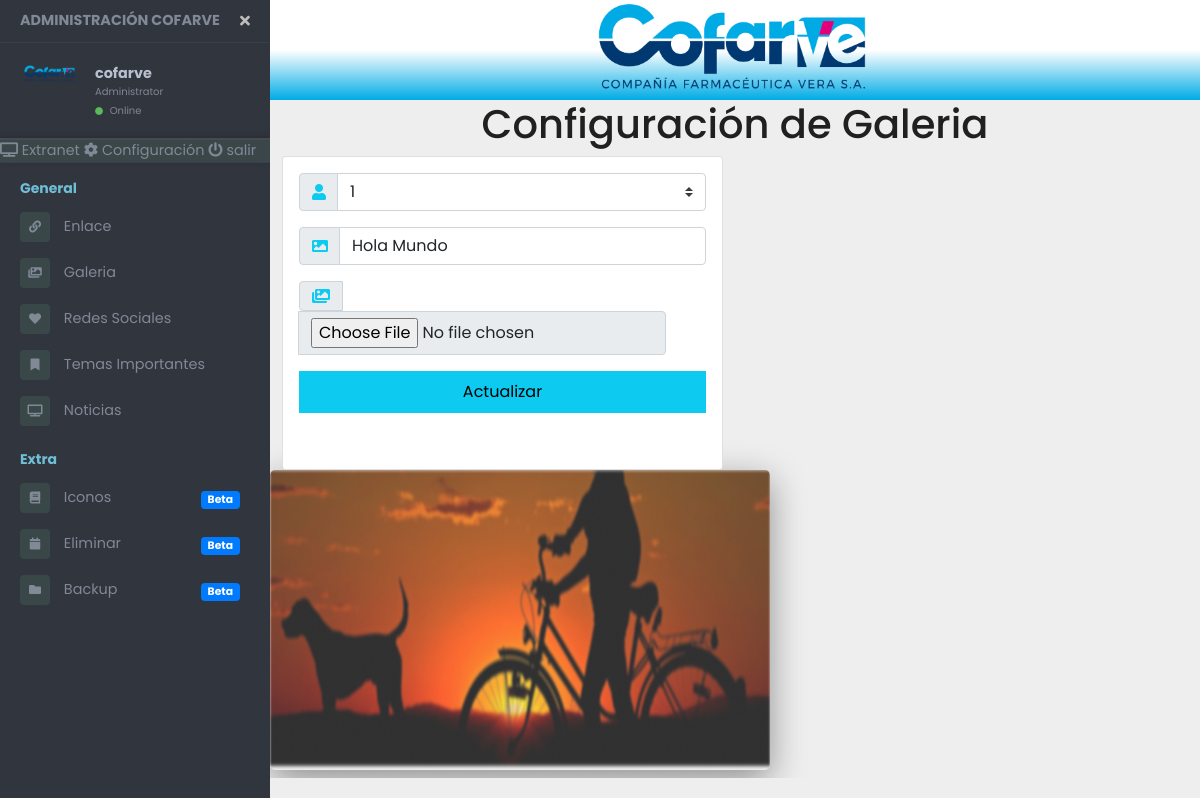
Screenshot of /galeria/update/1 (signed in) with the database file from the repository.
### blog/models.py (models this page shows, shortened)
class Galeria(models.Model):
    id = models.AutoField(primary_key=True)
    imageX = models.FileField(upload_to='imagenes', max_length=254, blank=True)
    descripcion= models.CharField(max_length=300, blank=True)
    state = models.BooleanField(default=False)

### blog/views/viewGaleria.py (the view, shortened to what this page needs)
# urls.py: path('galeria/update/<int:id>', login_required(viewGaleria.updateimage), name="updateimg"),
def updateimage(request, id):  #this function is called when update data
    form = Galeria.objects.get(id=id)
    context = {'form':form}
    return render(request, 'galeriaUpdate.html', context)

### public/templates/galeriaUpdate.html (shortened to what this page needs)
{% extends 'encabezado2.html' %}
{% load static %}
    {% block estilos %}
<link rel="stylesheet" href='{% static "./css/GaleriaStyle.css" %}'>
    {% endblock estilos %}
    {% block cuerpo %}
<h1>Configuración de Galeria <h1>
<div class="container">
<div class="row justify-content-rigth ">
	<div class="col-12 col-md-8 col-lg-6 pb-0">
                    <form action="" method="POST"  enctype="multipart/form-data">
                        <div class="card">
                            <div class="card-body p-3">
                                <div class="form-group">
                                    <div class="input-group mb-2">
                                        <div class="input-group-prepend">
                                            <div class="input-group-text"><i class="fa fa-user text-info"></i></div>
                                        </div>
                                        <select class="browser-default custom-select form-control">
                                            <option value="" class="datosFiltros" id="filtro ">1</option>
                                          </select>
                                    </div>
                                </div>
                                                          <div class="form-group">
                                    <div class="input-group mb-2">
                                        <div class="input-group-prepend">
                                            <div class="input-group-text"><i class="fa fa-image text-info"></i></div>
                                        </div>
                                        <input type="text" class="form-control" id="identificador" name="{{form.descripcion.name}}" value="{{form.descripcion}}" placeholder="Descripción" required>
                                    </div>
                                </div>
                                <div class="form-group">
                                    <div class="input-group mb-2">
                                        <div class="input-group-prepend">
                                            <div class="input-group-text"><i class="fa fa-images text-info"></i></div>
                                        </div>
                                            <input class="input-group-text" type="file" name="{{form.imageX.name}}" id="id_imageX">
                                    </div>
                                </div>
                                <div class="text-center">
                                    <input type="submit" value="Actualizar" class="btn btn-info btn-block rounded-0 py-2">
                                </div>
                            </div>
                        </div>
                    </form>
                </div>
               <div class="lightbox-gallery caja-image">
            <img src="/media/{{form.imageX}}" data-image-hd="/media/{{form.imageX}}" class="imagen"  alt="{{form.descripcion}}">
        </div>
	</div>
</div>
    {% endblock cuerpo %}

### public/templates/encabezado2.html (shortened to what this page needs)
{% load static %}
<link href="//maxcdn.bootstrapcdn.com/bootstrap/4.0.0/css/bootstrap.min.css" rel="stylesheet" id="bootstrap-css">
<!DOCTYPE html>
<html lang="en">
<head>
    <link rel="stylesheet" href="https://maxcdn.bootstrapcdn.com/bootstrap/4.0.0/css/bootstrap.min.css"
>
        <link href="https://cdn.jsdelivr.net/npm/bootstrap@5.1.3/dist/css/bootstrap.min.css" rel="stylesheet">
    <link rel="stylesheet" href='{% static "./../static/css/encabezado2.css" %}'>
    <link rel="stylesheet" href="https://cdn.jsdelivr.net/npm/boxicons@latest/css/boxicons.min.css" />
    <link rel="stylesheet" href='{% static "./css/styleAdmin.css" %}'>
    <link href="https://use.fontawesome.com/releases/v5.0.6/css/all.css" rel="stylesheet">
  {% block estilos %}
  {% endblock estilos %}
</head>
<body>
<div class="page-wrapper chiller-theme toggled">
  <nav id="sidebar" class="sidebar-wrapper">
    <div class="sidebar-content">
      <div class="sidebar-brand">
        <a href="/administrador">Administración Cofarve</a>
        <div id="close-sidebar">
          <i class="fas fa-times"></i>
        </div>
      </div>
      <div class="sidebar-header">
        <div class="user-pic">
          <img class="img-responsive img-rounded" src='{% static "./../static/img/cofarve.png" %}'  alt="User picture">
        </div>
        <div class="user-info">
          <span class="user-name">
            <strong>{{ user.username }}</strong>
          </span>
          <span class="user-role">Administrator</span>
          <span class="user-status">
            <i class="fa fa-circle"></i>
            <span>Online</span>
          </span>
        </div>
      </div>
      <div class="sidebar-brand2 ">
        <a href="/" target="_blank">
          <i class="fa fa-tv"> </i>
      Extranet
        </a>
        <a href="#" >
          <i class="fa fa-cog"></i>
           Configuración
        </a>
        <a href=""  data-toggle="modal" data-target="#ModalSalir"
        id="btnSubmenuid"  >
          <i class="fa fa-power-off"> </i>
          salir
        </a>
      </div>
      <div class="sidebar-menu">
        <ul>
          <li class="header-menu">
            <span>General</span>
          </li>
          <li>
            <a href="/administrador">
              <i class="fa fa-link"></i>
              <span>Enlace</span>
            </a>
          </li>
          <li >
            <a href="/galeria">
              <i class="fa fa-images"></i>
              <span>Galeria</span>
            </a>
          </li>
          <li class="">
            <a href="/redes-sociales">
              <i class="fa fa-heart"></i>
              <span>Redes Sociales</span>
            </a>
          </li>
          <li class="">
            <a href="/temas-importantes">
              <i class="fa fa-bookmark"></i>
              <span>Temas Importantes</span>
            </a>
          </li>
          <li class="">
            <a href="/noticias">
              <i class="fa fa-tv"></i>
              <span>Noticias</span>
            </a>
          </li>
          <li class="header-menu">
            <span>Extra</span>
          </li>
          <li>
            <a href="#">
              <i class="fa fa-book"></i>
              <span>Iconos</span>
              <span class="badge badge-pill badge-primary">Beta</span>
            </a>
          </li>
          <li>
            <a href="#">
              <i class="fa fa-calendar"></i>
              <span>Eliminar</span>
              <span class="badge badge-pill badge-primary">Beta</span>
            </a>
          </li>
          <li>
            <a href="#">
              <i class="fa fa-folder"></i>
              <span>Backup</span>
              <span class="badge badge-pill badge-primary">Beta</span>
            </a>
          </li>
        </ul>
      </div>
    </div>
  </nav>
  <main class="page-content">
    <div class="content">
      <div id="imagenMain-AD">
        <img src='{% static "./img/cofarve.png" %}'>
      </div>
    {% block cuerpo %}
    {% endblock cuerpo %}
  </main>
</div>
</html>

### public/static/css/encabezado2.css (style rules this page uses)
body { font-size: 0.9rem; }
.page-wrapper .sidebar-wrapper, .sidebar-wrapper .sidebar-brand2 .sidebar-brand > a, .sidebar-wrapper .sidebar-dropdown > a:after, .sidebar-wrapper .sidebar-menu .sidebar-dropdown .sidebar-submenu li a:before, .sidebar-wrapper ul li a i, .page-wrapper .page-content, .sidebar-wrapper .sidebar-menu ul li a, #show-sidebar, #close-sidebar { -webkit-transition: all 0.3s ease; -moz-transition: all 0.3s ease; -ms-transition: all 0.3s ease; -o-transition: all 0.3s ease; transition: all 0.3s ease; }
.page-wrapper { height: 100vh; }
.page-wrapper.toggled .sidebar-wrapper { left: 0px; }
@media screen and (min-width: 768px) { .page-wrapper.toggled .page-content { padding-left: 270px; } }
.sidebar-wrapper { width: 270px; height: 100%; max-height: 100%; position: fixed; top: 0; left: -300px; z-index: 999; }
.sidebar-wrapper ul { list-style-type: none; padding: 0; margin: 0; }
.sidebar-wrapper a { text-decoration: none; }
.sidebar-content { max-height: calc(100% - 30px); height: calc(100% - 30px); overflow-y: auto; position: relative; }
.sidebar-wrapper .sidebar-brand { padding: 10px 20px; display: flex; align-items: center; }
.sidebar-wrapper .sidebar-brand > a { text-transform: uppercase; font-weight: bold; flex-grow: 1; }
.sidebar-wrapper .sidebar-header { padding: 20px; overflow: hidden; }
.sidebar-wrapper .sidebar-header .user-pic { float: left; width: 60px; padding: 2px; border-radius: 12px; margin-right: 15px; overflow: hidden; }
.sidebar-wrapper .sidebar-header .user-pic img { object-fit: cover; width: 100%; }
.sidebar-wrapper .sidebar-header .user-info { float: left; }
.sidebar-wrapper .sidebar-header .user-info > span { display: block; }
.sidebar-wrapper .sidebar-header .user-info .user-role { font-size: 10px; }
.sidebar-wrapper .sidebar-header .user-info .user-status { font-size: 10px; margin-top: 4px; }
.sidebar-wrapper .sidebar-header .user-info .user-status i { font-size: 8px; margin-right: 4px; color: #5cb85c; }
.sidebar-wrapper .sidebar-menu { padding-bottom: 10px; }
.sidebar-wrapper .sidebar-menu .header-menu span { font-weight: bold; font-size: 14px; padding: 15px 20px 5px 20px; display: inline-block; }
.sidebar-wrapper .sidebar-menu ul li a { display: inline-block; width: 100%; text-decoration: none; position: relative; padding: 8px 30px 8px 20px; }
.sidebar-wrapper .sidebar-menu ul li a i { margin-right: 10px; font-size: 12px; width: 30px; height: 30px; line-height: 30px; text-align: center; border-radius: 4px; }
.sidebar-wrapper .sidebar-menu ul li a span.label, .sidebar-wrapper .sidebar-menu ul li a span.badge { float: right; margin-top: 8px; margin-left: 5px; }
.page-wrapper .page-content { display: inline-block; width: 100%; padding-left: 0px; }
.page-wrapper .page-content { overflow-x: hidden; }
.chiller-theme .sidebar-wrapper { background: #31353D; }
.chiller-theme .sidebar-wrapper .sidebar-header, .chiller-theme .sidebar-wrapper .sidebar-menu { border-top: 1px solid #3a3f48; }
.chiller-theme .sidebar-wrapper .sidebar-header .user-info .user-role, .chiller-theme .sidebar-wrapper .sidebar-header .user-info .user-status, .chiller-theme .sidebar-wrapper input.search-menu, .chiller-theme .sidebar-wrapper .input-group-text, .chiller-theme .sidebar-wrapper .sidebar-brand>a, .chiller-theme .sidebar-wrapper .sidebar-menu ul li a, .chiller-theme .sidebar-footer>a { color: #818896; }
.chiller-theme .sidebar-wrapper .sidebar-menu ul li:hover>a, .chiller-theme .sidebar-wrapper .sidebar-menu .sidebar-dropdown.active>a, .chiller-theme .sidebar-wrapper .sidebar-header .user-info, .chiller-theme .sidebar-wrapper .sidebar-brand>a:hover, .chiller-theme .sidebar-footer>a:hover i { color: #b8bfce; }
.page-wrapper.chiller-theme.toggled #close-sidebar { color: #bdbdbd; }
.sidebar-brand2>a { color: #818896; }
.chiller-theme .sidebar-wrapper .sidebar-menu ul li a i, .chiller-theme .sidebar-wrapper .sidebar-menu .sidebar-dropdown div, .chiller-theme .sidebar-wrapper input.search-menu, .chiller-theme .sidebar-wrapper .input-group-text { background: #3a4748; }
.chiller-theme .sidebar-wrapper .sidebar-menu .header-menu span { color: #6fbed6; }
.chiller-theme .sidebar-brand2 { background: #3a4648; box-shadow: 0px -1px 5px #282c33; border-top: 2px solid #464a52; }
.chiller-theme .sidebar-brand2>a:first-child { border-left: none; }
.chiller-theme .sidebar-brand2>a:last-child { border-right: none; }

### rows the page displays
Galeria: descripcion "Hola Mundo", imageX (picture)

### other values shown
{{ user.username }} "cofarve"
